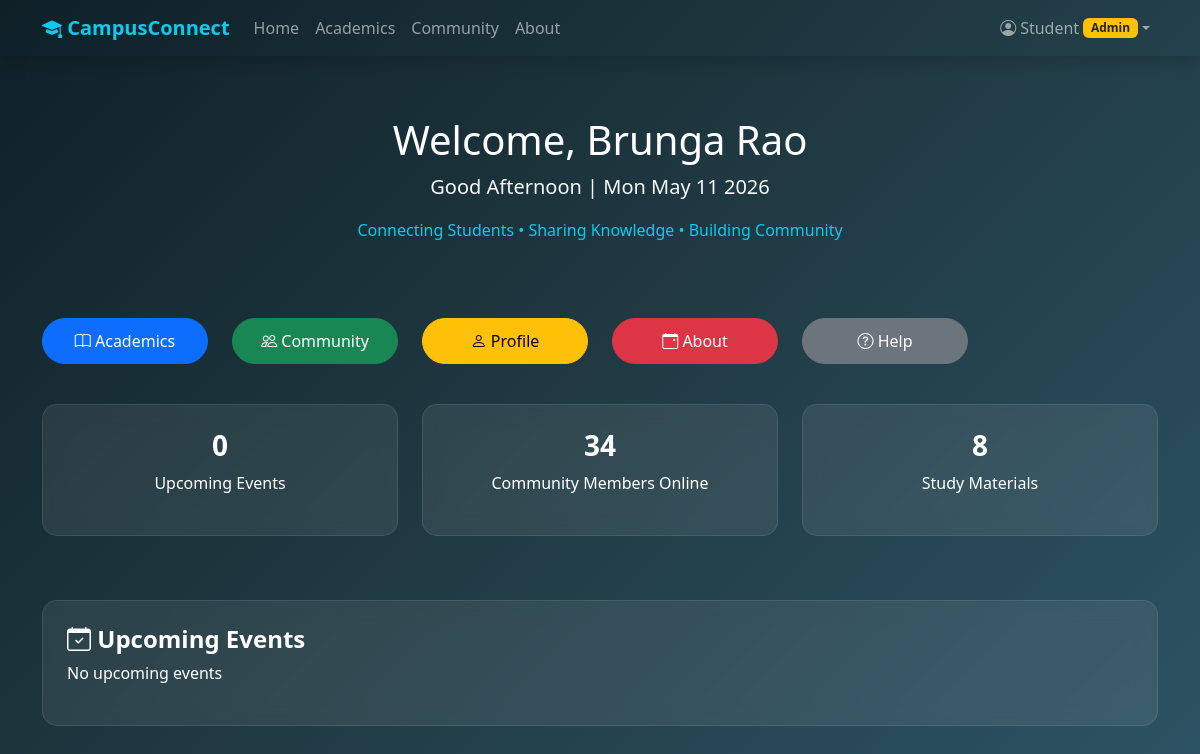
Page / (signed in) on the earlier database version.
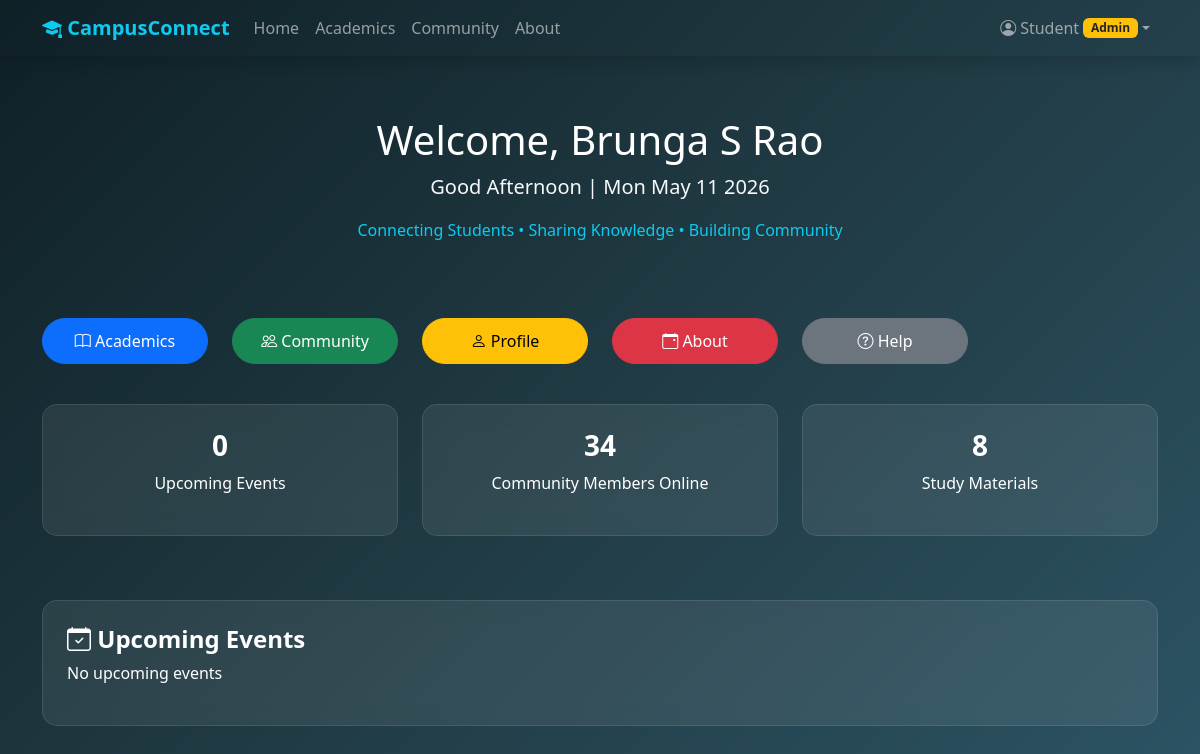
Same page on the later database version.
### tables this page shows
CREATE TABLE `users` (
  `id` int(11) NOT NULL,
  `role` varchar(20) NOT NULL DEFAULT 'student',
  `fullname` varchar(100) NOT NULL,
  `email` varchar(100) NOT NULL,
  `password` varchar(255) NOT NULL,
  `department` varchar(100) DEFAULT NULL,
  `year` varchar(50) DEFAULT NULL,
  `profile_pic` longblob DEFAULT NULL,
  `created_at` timestamp NOT NULL DEFAULT current_timestamp(),
  `phone` varchar(20) DEFAULT NULL,
  `dob` date DEFAULT NULL,
  `class_year` varchar(50) DEFAULT NULL
);

### index.php (the view, shortened to what this page needs)
<?php
include("config.php");
$user_id = $_SESSION['user_id'];
$stmt = $conn->prepare("SELECT fullname FROM users WHERE id = ?");
$stmt->bind_param("i", $user_id);
$stmt->execute();
$result = $stmt->get_result();
$user = $result->fetch_assoc();
$upcomingEventsCount = $conn->query("SELECT COUNT(*) AS total FROM events WHERE event_date >= CURDATE()")->fetch_assoc()['total'] ?? 0;
$onlineMembers = 34;
$upcomingEvents = $conn->query("SELECT title, event_date FROM events WHERE event_date >= CURDATE() ORDER BY event_date ASC LIMIT 5");
?>
<!DOCTYPE html>
<html lang="en">
<head>
<link href="https://cdn.jsdelivr.net/npm/bootstrap@5.3.2/dist/css/bootstrap.min.css" rel="stylesheet">
<link rel="stylesheet" href="https://cdn.jsdelivr.net/npm/bootstrap-icons@1.11.1/font/bootstrap-icons.css">
</head>
<body>
<?php include('navbar.php'); ?>
<div class="container hero-section text-center">
<h1>Welcome, <?php echo htmlspecialchars($user['fullname']); ?></h1>
    <p id="greeting" class="fs-5 text-light"></p>
    <p class="text-info">Connecting Students • Sharing Knowledge • Building Community</p>
</div>
<div class="container mb-5">
<div class="row text-center mb-4">
    <div class="col-md-2 col-6 mb-3">
        <a href="academics.php" class="btn btn-primary w-100 feature-btn">
        <i class="bi bi-book"></i> Academics</a>
    </div>
    <div class="col-md-2 col-6 mb-3">
        <a href="community.php" class="btn btn-success w-100 feature-btn">
        <i class="bi bi-people"></i> Community</a>
    </div>
    <div class="col-md-2 col-6 mb-3">
        <a href="profile.php" class="btn btn-warning w-100 feature-btn">
        <i class="bi bi-person"></i> Profile</a>
    </div>
    <div class="col-md-2 col-6 mb-3">
        <a href="about.php" class="btn btn-danger w-100 feature-btn">
        <i class="bi bi-calendar-event"></i> About</a>
    </div>
    <div class="col-md-2 col-6 mb-3">
        <a href="help.php" class="btn btn-secondary w-100 feature-btn">
        <i class="bi bi-question-circle"></i> Help</a>
    </div>
</div>
<div class="row text-center mb-5">
    <div class="col-md-4 mb-3">
        <div class="glass-card p-4 stats-box">
            <h3><?php echo $upcomingEventsCount; ?></h3>
            <p>Upcoming Events</p>
        </div>
    </div>
    <div class="col-md-4 mb-3">
        <div class="glass-card p-4 stats-box">
            <h3><?php echo $onlineMembers; ?></h3>
            <p>Community Members Online</p>
        </div>
    </div>
    <div class="col-md-4 mb-3">
        <div class="glass-card p-4 stats-box">
            <?php
            $totalMaterials = $conn->query("SELECT COUNT(*) AS total FROM resources")->fetch_assoc()['total'] ?? 0;
            ?>
            <h3><?php echo $totalMaterials; ?></h3>
            <p>Study Materials</p>
        </div>
    </div>
</div>
<div class="glass-card p-4">
    <h4 class="fw-bold"><i class="bi bi-calendar-check"></i> Upcoming Events</h4>
    <?php
    if($upcomingEvents->num_rows > 0){
        while($row = $upcomingEvents->fetch_assoc()){
            echo "<p>📅 " . date('M d', strtotime($row['event_date'])) . " – " . htmlspecialchars($row['title']) . "</p>";
        }
    } else {
        echo "<p>No upcoming events</p>";
    }
    ?>
</div>
</div>
</body>
</html>

Differences in the rows shown:
changed users: fullname "Brunga Rao" → "Brunga S Rao"
